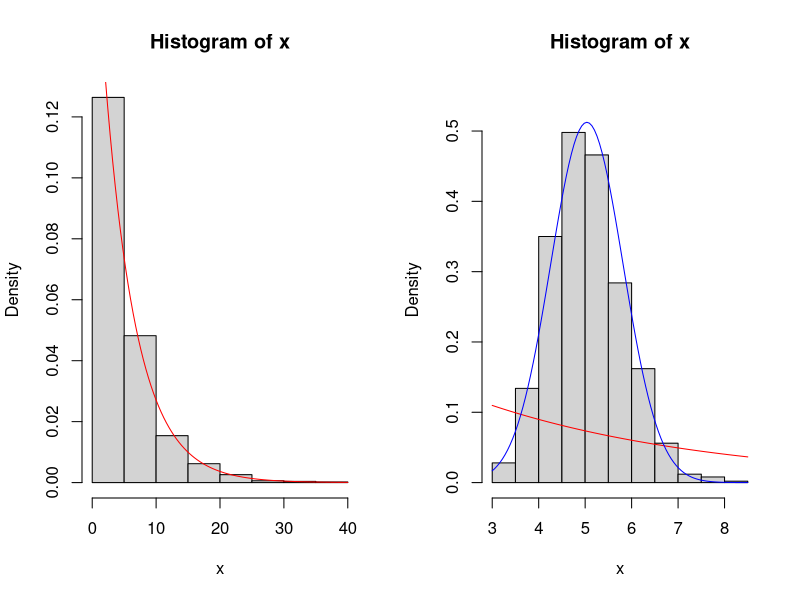

The R script that drew this image:
# ExponentialSim.R
# Test exponential sim.
# Statistical Inference Course Class Project
# 09/09/2015 Wednesday
# Jim Callahan

# EXAMPLE: From class assignment
# compare the distribution of 1000 random exponentials
# 1,000 random numbers from the exponential probablity distribution
par(mfrow = c(1,2))

# Compare the distribution of 1000 random exponentials
# ylim = .55
x <- rexp(1000, rate = 0.2)
h1 <- hist(x, freq=F)
h1
curve(dexp(x, rate = 0.2), add=T, col="Red")

# with the distribution of 1000 averages of 40 random uniforms
mes = NULL
for (i in 1 : 1000) mes = c(mes, mean(rexp(40, rate = 0.2)))
x <- mes
m <- mean(mes)
s <- sd(mes)
h <- hist(x, plot = F)

ylim = range(0, h$density, max(h$density)*1.1 )
hist(x, freq=F, ylim=ylim)
curve(dexp(x, rate = 0.2, log = FALSE), add=T, col="Red")
curve(dnorm(x, m, s), add=T, col="Blue")

# End of: ExponentialSim.R